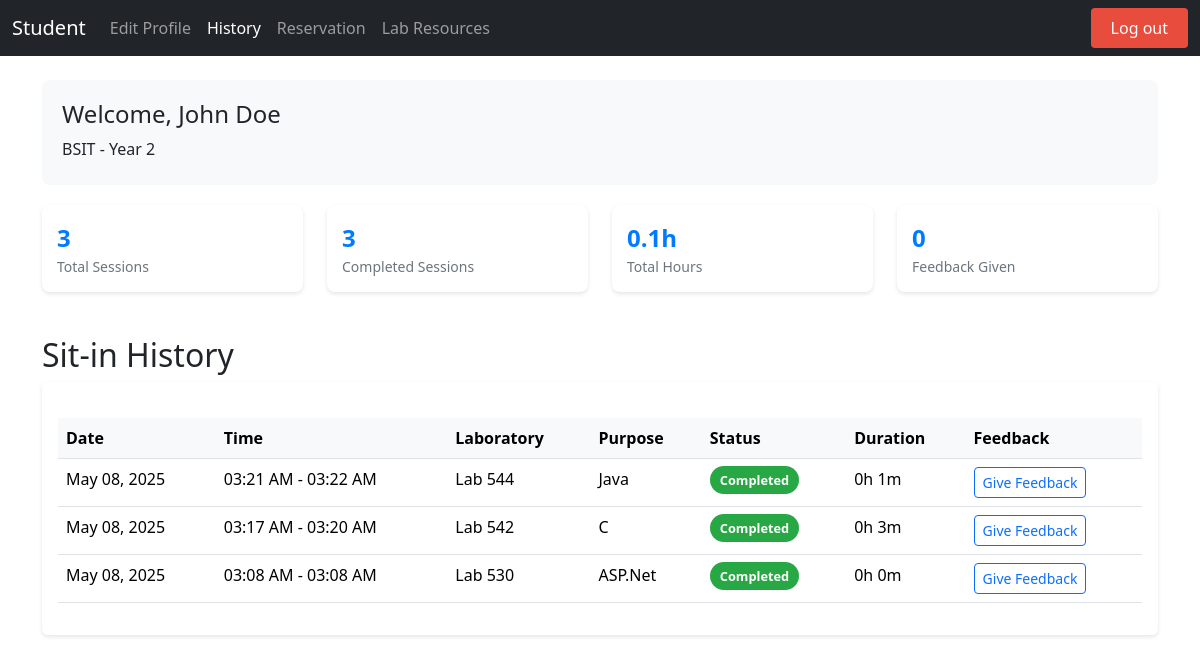
Page /history.php (signed in) on the earlier database version.
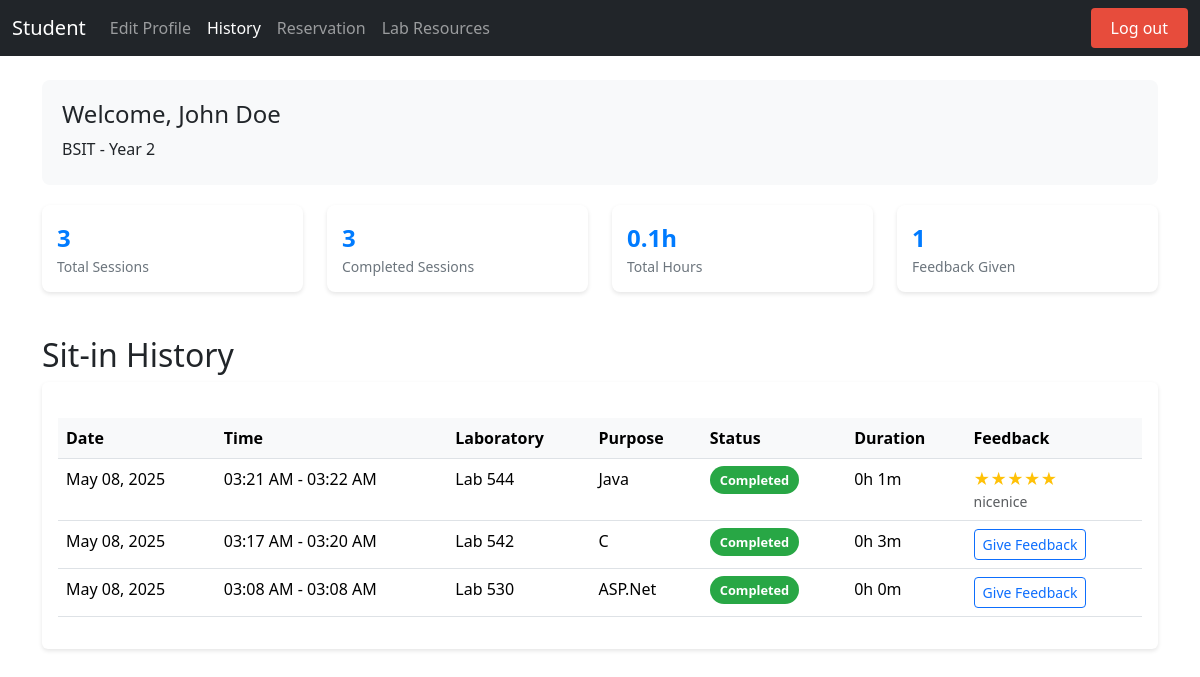
Same page on the later database version.
### tables this page shows
CREATE TABLE `sitin_records` (
  `ID` int(11) NOT NULL,
  `IDNO` int(11) NOT NULL,
  `PURPOSE` varchar(255) NOT NULL,
  `LABORATORY` varchar(30) NOT NULL,
  `TIME_IN` datetime NOT NULL,
  `TIME_OUT` datetime DEFAULT NULL
);

CREATE TABLE `feedback` (
  `ID` int(11) NOT NULL,
  `SITIN_RECORD_ID` int(11) NOT NULL,
  `STUDENT_ID` varchar(50) NOT NULL,
  `RATING` int(1) NOT NULL,
  `COMMENT` text DEFAULT NULL,
  `CREATED_AT` timestamp NOT NULL DEFAULT current_timestamp()
);

### history.php (the view, shortened to what the changed rows need)
<?php
require_once 'connect.php';
$sql = "SELECT sr.*, f.RATING, f.COMMENT
        FROM sitin_records sr
        LEFT JOIN feedback f ON sr.ID = f.SITIN_RECORD_ID
        WHERE sr.IDNO = ?
        ORDER BY sr.TIME_IN DESC";
$stmt = $conn->prepare($sql);
$stmt->bind_param("s", $_SESSION['IDNO']);
$stmt->execute();
$result = $stmt->get_result();
?>
<!DOCTYPE html>
<html lang="en">
<head>
    <link href="https://cdn.jsdelivr.net/npm/bootstrap@5.3.3/dist/css/bootstrap.min.css" rel="stylesheet">
    <link rel="stylesheet" href="https://cdnjs.cloudflare.com/ajax/libs/font-awesome/6.0.0/css/all.min.css">
</head>
<body>
    <div class="container mt-4">
        <div class="row mb-4">
            <?php
            $feedback_count = 0;
            $result->data_seek(0);
            while ($row = $result->fetch_assoc()) {
                if ($row['RATING']) {
                    $feedback_count++;
                }
            }
            $result->data_seek(0);
            ?>
            <div class="col-md-3">
                <div class="stats-card">
                    <div class="stats-number"><?php echo $feedback_count; ?></div>
                    <div class="stats-label">Feedback Given</div>
                </div>
            </div>
        </div>
        <h2>Sit-in History</h2>
        <div class="card history-card">
            <div class="card-body">
                <div class="table-responsive">
                    <table class="table table-hover">
                        <thead>
                            <tr>
                                <th>Date</th>
                                <th>Time</th>
                                <th>Laboratory</th>
                                <th>Purpose</th>
                                <th>Status</th>
                                <th>Duration</th>
                                <th>Feedback</th>
                            </tr>
                        </thead>
                        <tbody>
                            <?php while ($row = $result->fetch_assoc()): ?>
                                <tr>
                                    <td><?php echo date('M d, Y', strtotime($row['TIME_IN'])); ?></td>
                                    <td>
                                        <?php
                                        echo date('h:i A', strtotime($row['TIME_IN']));
                                        if ($row['TIME_OUT']) {
                                            echo ' - ' . date('h:i A', strtotime($row['TIME_OUT']));
                                        }
                                        ?>
                                    </td>
                                    <td>Lab <?php echo htmlspecialchars($row['LABORATORY']); ?></td>
                                    <td><?php echo htmlspecialchars($row['PURPOSE']); ?></td>
                                    <td>
                                        <?php if ($row['TIME_OUT']): ?>
                                            <span class="status-badge status-completed">Completed</span>
                                        <?php else: ?>
                                            <span class="status-badge status-ongoing">Ongoing</span>
                                        <?php endif; ?>
                                    </td>
                                    <td>
                                        <?php
                                        if ($row['TIME_OUT']) {
                                            $duration = strtotime($row['TIME_OUT']) - strtotime($row['TIME_IN']);
                                            $hours = floor($duration / 3600);
                                            $minutes = floor(($duration % 3600) / 60);
                                            echo $hours . 'h ' . $minutes . 'm';
                                        } else {
                                            echo '-';
                                        }
                                        ?>
                                    </td>
                                    <td>
                                        <?php if ($row['RATING']): ?>
                                            <div class="rating-stars">
                                                <?php
                                                for ($i = 1; $i <= 5; $i++) {
                                                    echo $i <= $row['RATING'] ? '★' : '☆';
                                                }
                                                ?>
                                            </div>
                                            <?php if ($row['COMMENT']): ?>
                                                <small class="text-muted d-block">
                                                    <?php echo htmlspecialchars(substr($row['COMMENT'], 0, 50)) . (strlen($row['COMMENT']) > 50 ? '...' : ''); ?>
                                                </small>
                                            <?php endif; ?>
                                        <?php elseif ($row['TIME_OUT']): ?>
                                            <a href="feedback.php?sitin_id=<?php echo $row['ID']; ?>" class="btn btn-sm btn-outline-primary">Give Feedback</a>
                                        <?php else: ?>
                                            -
                                        <?php endif; ?>
                                    </td>
                                </tr>
                            <?php endwhile; ?>
                        </tbody>
                    </table>
                </div>
            </div>
        </div>
    </div>
</body>
</html>

Differences in the rows shown:
no longer on this page (row unchanged): sitin_records: TIME_IN "May 08, 2025", TIME_IN "03:21 AM", TIME_OUT "03:22 AM", LABORATORY "544", PURPOSE "Java", shows "Completed", hours "0", minutes "1"
added feedback: SITIN_RECORD_ID.TIME_IN "May 08, 2025", SITIN_RECORD_ID.TIME_IN "03:21 AM", SITIN_RECORD_ID.TIME_OUT "03:22 AM", SITIN_RECORD_ID.LABORATORY "544", SITIN_RECORD_ID.PURPOSE "Java", SITIN_RECORD_ID.TIME_IN "0", SITIN_RECORD_ID.TIME_IN "1", RATING 5 (drawn), COMMENT "nicenice"
Other differences:
$feedback_count: "0" → "1"
